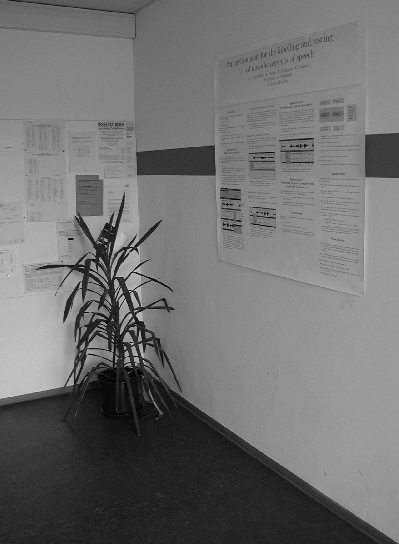
#> input picture Project 3 (Image Warping)/Task 3.5/img/isle.jpg, 399 x 544 px
$ python 3_5.py   (older library calls are emulated)
#> lines starting #> are read from the running program, lines starting #| are printed output that depends on the picture
#!/usr/bin/env python3
# -*- coding: utf-8 -*-
"""
Created on Sun Jan 20 00:05:02 2019

@author: shahnawaz
"""

import numpy as np
import scipy.misc as msc

isle_img=msc.imread('../img/isle.jpg',flatten=True)
#> isle_img: shape (544, 399) float32; min 0, max 252, mean 111.8
clock_img=msc.imread('../img/clock.jpg',flatten=True)
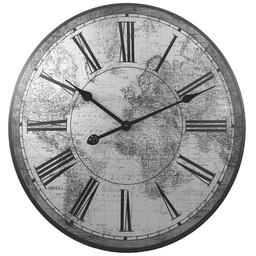
#> input picture Project 3 (Image Warping)/Task 3.5/img/clock.jpg, 256 x 256 px
#> clock_img: shape (256, 256) float32; min 11, max 255, mean 175.6

U = np.shape(clock_img)[0]
#> U = 256
V = np.shape(clock_img)[1]
#> V = 256

X = np.array([[215, 365, 218, 364],
               [56, 10, 258, 296]])
UV = np.array([[0, V, 0, V],
               [0, 0, U, U]])
#> UV = [[0, 256, 0, 256], [0, 0, 256, 256]]

Matrix = np.zeros([8,8]);
Matrix[0:np.shape(UV)[1],0:np.shape(UV)[0]+1] = np.array(np.concatenate((np.transpose(UV),np.ones([4,1])),1))
Matrix[np.shape(UV)[1]:2*np.shape(UV)[1],np.shape(UV)[0]+1:2*(np.shape(UV)[0]+1)] = np.array(np.concatenate((np.transpose(UV),np.ones([4,1])),1))
Matrix[:,6:7] =-1*np.multiply(np.reshape(X,[8,1]),np.reshape(np.concatenate((UV[0,:],UV[0,:])),[8,1]))
Matrix[:,7:8] =-1*np.multiply(np.reshape(X,[8,1]),np.reshape(np.concatenate((UV[1,:],UV[1,:])),[8,1]))

[[a],[b],[c],[d],[e],[f],[g],[h]] = np.dot(np.linalg.inv(Matrix),np.reshape(X,[8,1]))

for i in range(0,U):
    for j in range(0,V):
        x = (a*i+b*j+c)/(g*i+h*j+1)
        y = (d*i+e*j+f)/(g*i+h*j+1)
        isle_img[int(y),int(x)]=clock_img[j,i];
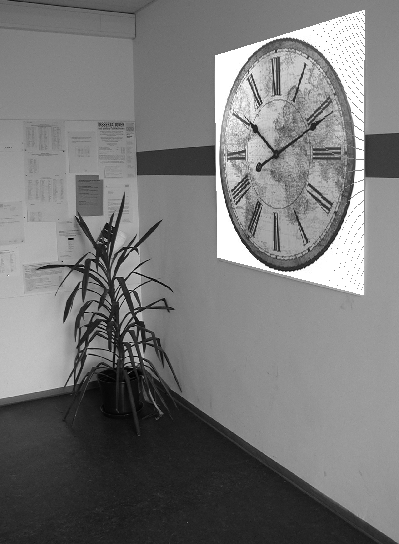
#> isle_img: shape (544, 399) float32; min 0, max 255, mean 119.6

msc.toimage(isle_img).save('output.jpg')
